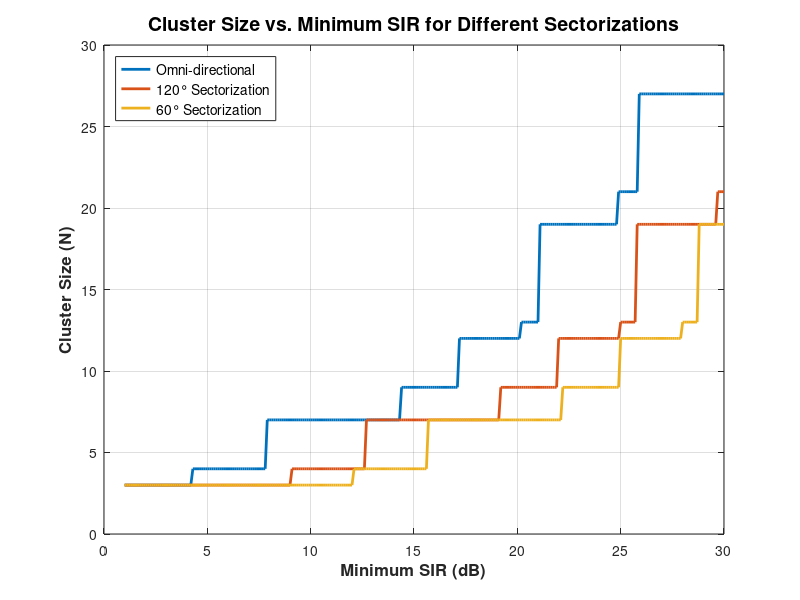

The MATLAB source for this figure:
function wireless_network_analysis()
    % Main function for wireless network planning analysis
    city_area = 100; % km²
    total_channels = 340;
    traffic_per_user = 0.025; % Erlang
    h_b = 20; % BS height (m)
    h_m = 1.5; % MS height (m)
    n = 4; % Path loss exponent

    % 1) Cluster Size vs SIR_min (1dB to 30dB)
    plot_cluster_size_vs_sir();
end

function plot_cluster_size_vs_sir()
    % Parameters
    SIR_range = 1:0.1:30; % dB range with 0.1dB resolution
    possible_N = [1, 3, 4, 7, 9, 12, 13, 19, 21, 27]; % Valid cluster sizes (i²+ij+j²)
    n = 4; % Path loss exponent
    
    % Preallocate arrays
    N_omni = zeros(size(SIR_range));
    N_120 = zeros(size(SIR_range));
    N_60 = zeros(size(SIR_range));
    
    % Calculate cluster sizes for each configuration
    for i = 1:length(SIR_range)
        % Omnidirectional (no sectorization)
        N_omni(i) = find_min_cluster_size(SIR_range(i), n, possible_N);
        
        % 120° sectorization (4dB improvement)
        N_120(i) = find_min_cluster_size(SIR_range(i) -4.771212547, n, possible_N);
        
        % 60° sectorization (7dB improvement)
        N_60(i) = find_min_cluster_size(SIR_range(i) - 7.781512504, n, possible_N);
    end
    
    % Create the plot
    figure('Position', [100 100 800 600], 'Color', 'w');
    
    % Plot settings
    p1 = plot(SIR_range, N_omni', 'LineWidth', 2);
    hold on;
    p2 = plot(SIR_range, N_120', 'LineWidth', 2);
    p3 = plot(SIR_range, N_60, 'LineWidth', 2);
    
    % Highlight key SIR thresholds
    %xline(14, 'k:', '14 dB', 'LabelVerticalAlignment', 'bottom', 'LineWidth', 1.5);
    %xline(19, 'k:', '19 dB', 'LabelVerticalAlignment', 'bottom', 'LineWidth', 1.5);
    
    % Formatting
    xlabel('Minimum SIR (dB)', 'FontSize', 12, 'FontWeight', 'bold');
    ylabel('Cluster Size (N)', 'FontSize', 12, 'FontWeight', 'bold');
    title('Cluster Size vs. Minimum SIR for Different Sectorizations', 'FontSize', 14);
    
    % Legend and grid
    legend([p1 p2 p3], {'Omni-directional', '120° Sectorization', '60° Sectorization'}, ...
           'Location', 'northwest', 'FontSize', 10);
    grid on;
    

  
end

function N = find_min_cluster_size(SIR_dB, n, possible_N)
    % Find minimum cluster size N that meets SIR requirement
    % Correct SIR formula for hexagonal cellular systems:
    % SIR = (q^n)/6 where q = D/R = sqrt(3N)
    % In dB: SIR(dB) = 10*log10((sqrt(3*N))^n / 6)
    
    for N = possible_N
        q = sqrt(3*N); % Reuse factor
        SIR_actual = 10*log10(((q-1)^n)/6);
        
        if SIR_actual >= SIR_dB
            return;
        end
    end
    N = possible_N(end); % Use largest possible if none meet requirement
end